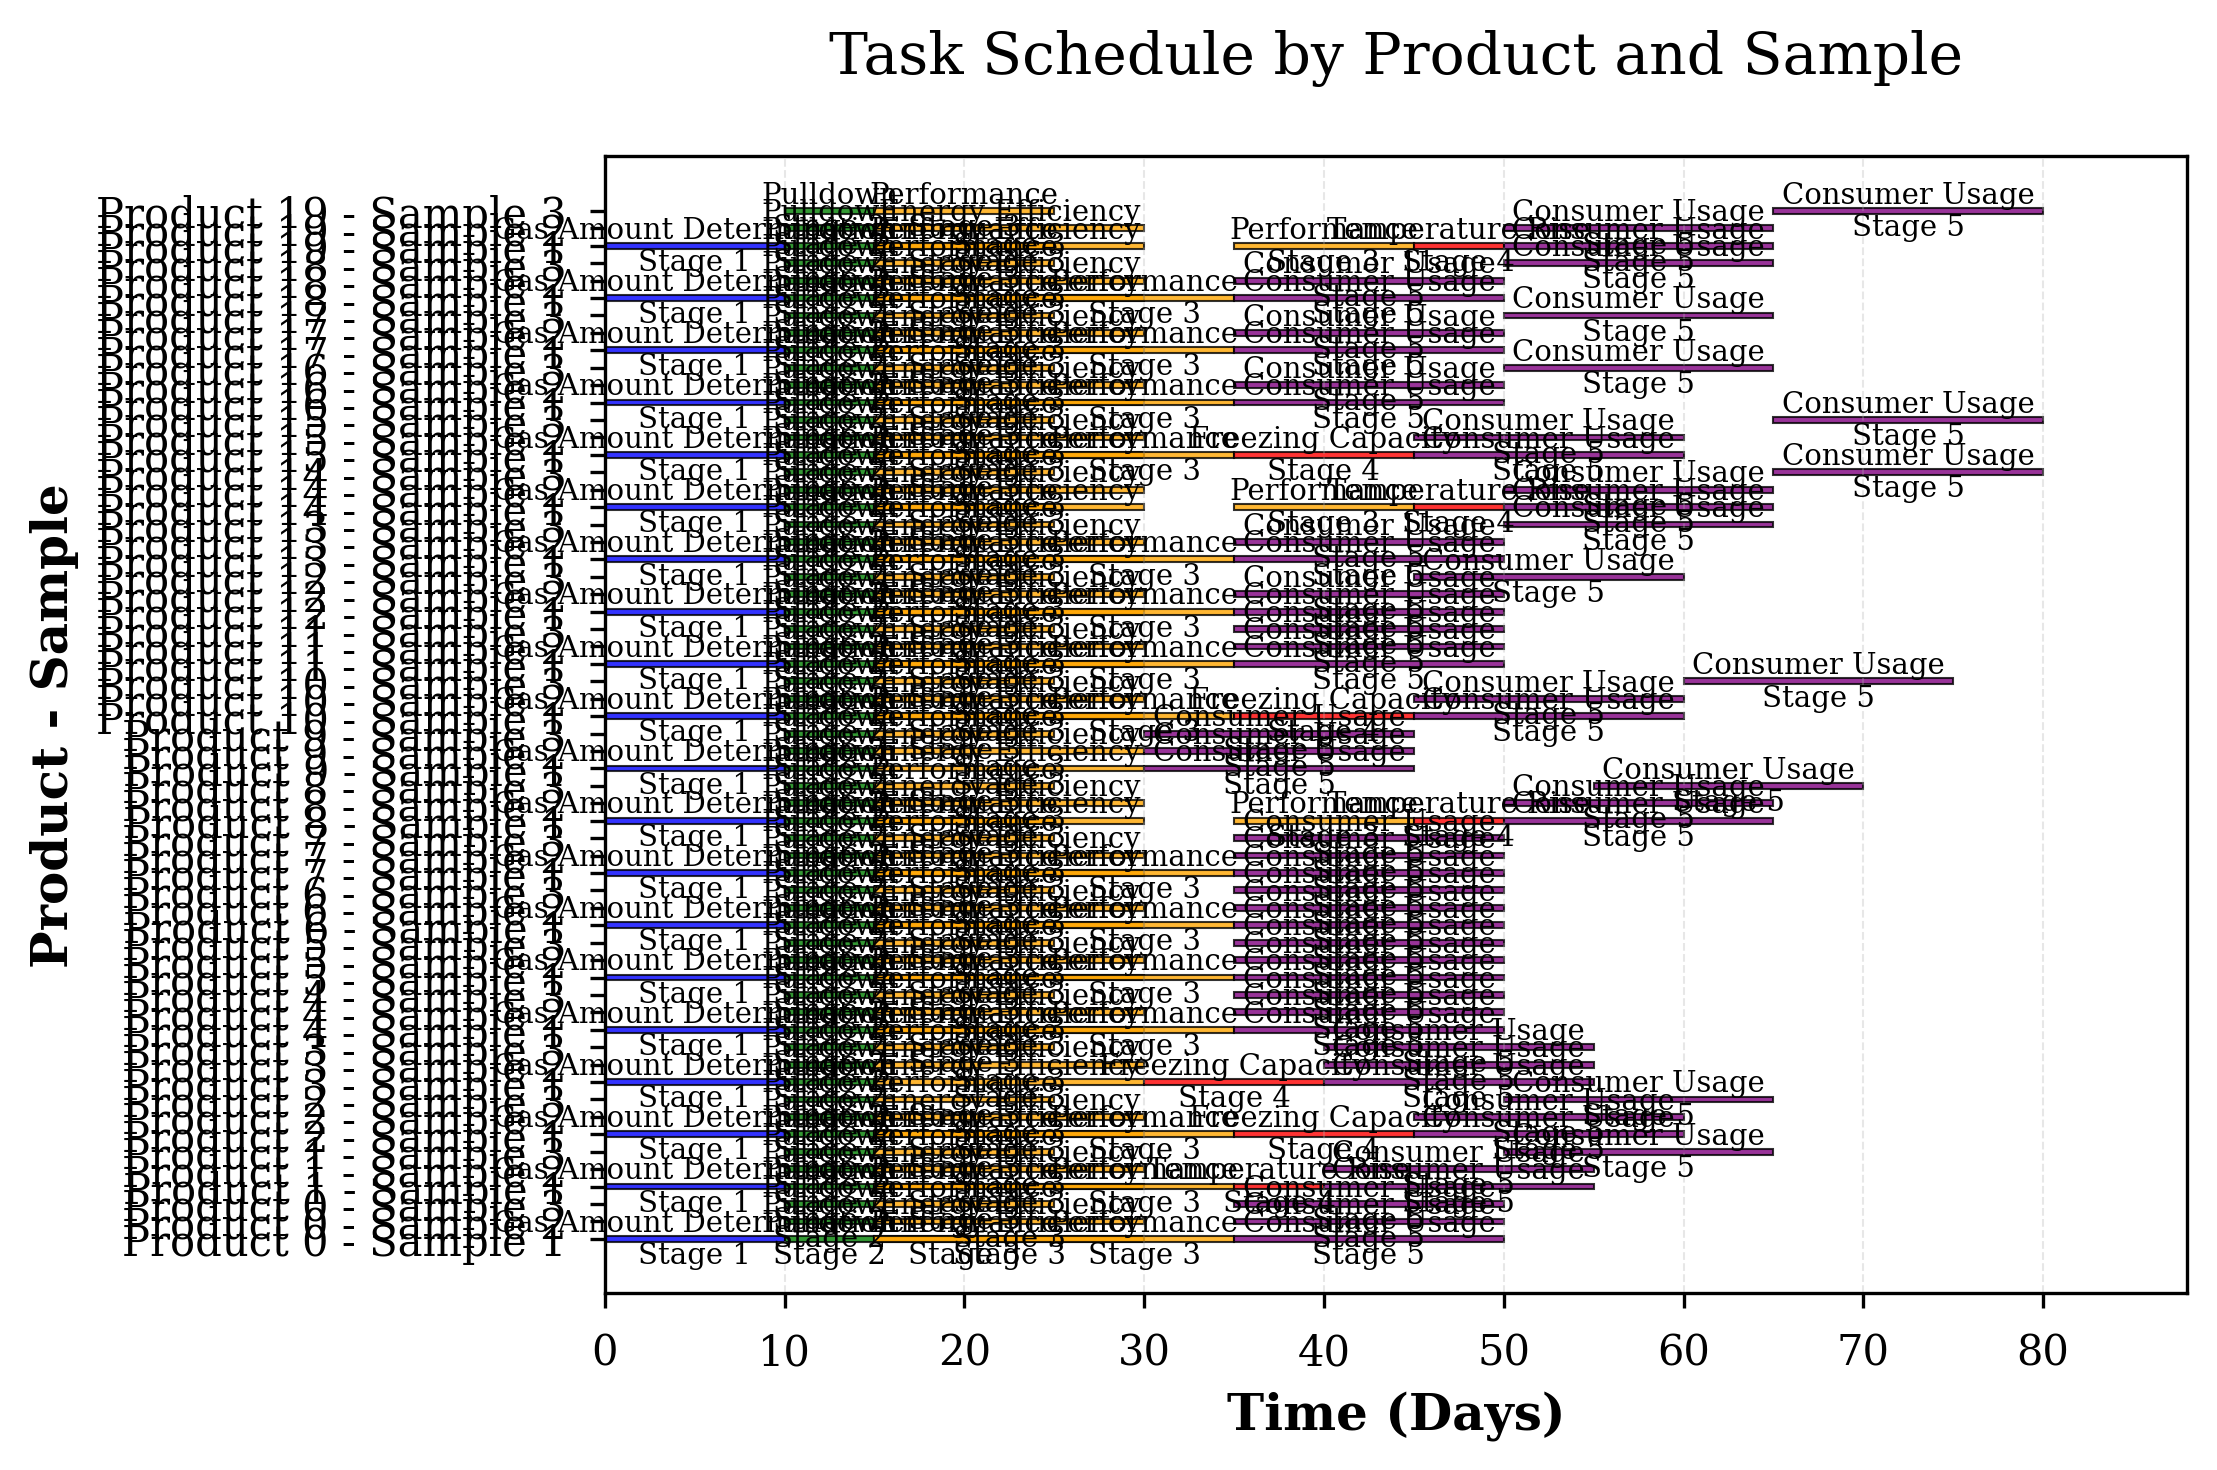

Here is the Python script that generated this plot:
import matplotlib.pyplot as plt
from typing import List, Dict
from Model.chambers import Chamber
import matplotlib.colors as mcolors
import random
from Model.product_tests import TestManager
from collections import defaultdict
import numpy as np
import matplotlib as mpl

def gantt_chart_product(chambers: List[Chamber]) -> None:
    """
    Generate a Gantt chart displaying tasks grouped by product and sample.
    Styled for academic paper publication.

    Args:
        chambers (List[Chamber]): List of chambers containing tasks to be displayed.
    """
    # Set the style for academic papers
    plt.style.use('seaborn-v0_8-paper')
    
    # Set font properties for academic papers
    plt.rcParams.update({
        'font.family': 'serif',
        'font.size': 8,
        'axes.labelsize': 10,
        'axes.titlesize': 12,
        'xtick.labelsize': 8,
        'ytick.labelsize': 8,
        'legend.fontsize': 8,
        'figure.titlesize': 12
    })

    # Create figure with specific size for academic papers (width in inches)
    fig, ax = plt.subplots(figsize=(10, 8))  # Increased figure size for better label spacing
    
    yticks: List[int] = []
    ylabels: List[str] = []

    bar_height = 1.0  # Further increased bar height
    bar_spacing = 3.0  # Further increased spacing between bars

    # Load tests to get colors
    test_mgr = TestManager()
    test_mgr.load_from_json("Data/tests.json")

    # Create a color map for test names using a professional color palette
    test_colors: Dict[str, tuple] = {}
    colors = plt.cm.Set3(np.linspace(0, 1, len(test_mgr.tests)))  # Use Set3 colormap for professional colors

    # Get colors directly from tests or assign from professional palette
    for i, test in enumerate(test_mgr.tests):
        if test.color:
            try:
                test_colors[test.id] = mcolors.to_rgb(test.color)
            except:
                test_colors[test.id] = colors[i]
        else:
            test_colors[test.id] = colors[i]

    y_position = 0
    max_time = 0

    output_lines_txt = []

    # Group tasks by product and sample
    product_samples = defaultdict(lambda: defaultdict(list))
    
    # Populate the grouped dictionary from chamber tasks
    for chamber in chambers:
        for station_tasks in chamber.list_of_tests:
            for task in station_tasks:
                product_id = task.product.id
                sample_id = task.sample_number
                product_samples[product_id][sample_id].append(task)
    
    # Sort products by ID
    sorted_products = sorted(product_samples.items())
    
    # Iterate through products and their samples
    for product_id, samples in sorted_products:
        sorted_samples = sorted(samples.items())
        for sample_id, tasks in sorted_samples:
            product_label = f"Product {product_id + 1} - Sample {sample_id + 1}"
            output_lines_txt.append(product_label)
            
            sorted_tasks = sorted(tasks, key=lambda t: t.start_time)
            
            for task in sorted_tasks:
                color = test_colors[task.test.id]
                start_time = task.start_time
                duration = task.duration
                
                max_time = max(max_time, start_time + duration)

                # Add a bar for the task with improved styling
                ax.barh(y_position,
                       duration,
                       left=start_time,
                       height=bar_height,
                       color=color,
                       edgecolor='black',
                       linewidth=0.5,
                       alpha=0.8)  # Slightly transparent for better appearance

                # Add the test name as a label with improved formatting
                # Only show label if the bar is within the visible x-axis range
                x_min, x_max = ax.get_xlim()
                if start_time + duration >= x_min and start_time <= x_max:
                    ax.text(
                        start_time + duration/2,
                        y_position,
                        f"{task.test.test_name}\nStage {task.test.stage}",
                        ha='center',
                        va='center',
                        fontsize=6,
                        color='black'
                    )
                output_lines_txt.append(f"  Task: {task.test.test_name} (Stage {task.test.stage}), Chamber: {task.station_name}, Start Time: {start_time}, Duration: {duration}")

            yticks.append(y_position)
            ylabels.append(product_label)
            y_position += bar_spacing
            output_lines_txt.append("")

    # Set up the axes with improved styling
    ax.set_yticks(yticks)
    ax.set_yticklabels(ylabels)
    ax.set_xlim(0, max_time * 1.1)
    
    # Add grid with improved styling
    ax.grid(True, axis='x', alpha=0.3, linestyle='--', linewidth=0.5)
    
    # Add labels and title with improved formatting
    ax.set_xlabel('Time (Days)', fontweight='bold')
    ax.set_ylabel('Product - Sample', fontweight='bold')
    ax.set_title('Task Schedule by Product and Sample', pad=20)

    # Adjust layout with increased padding
    plt.tight_layout(pad=3.0)
    
    # Save the figure in high resolution for publication with tight bounding box
    plt.savefig('gantt_chart_product.png', dpi=300, bbox_inches='tight', pad_inches=0.5)
    plt.show()

    # Write the output to a text file
    with open("gantt_chart_product_output.txt", "w") as f:
        for line in output_lines_txt:
            f.write(line + "\n")
